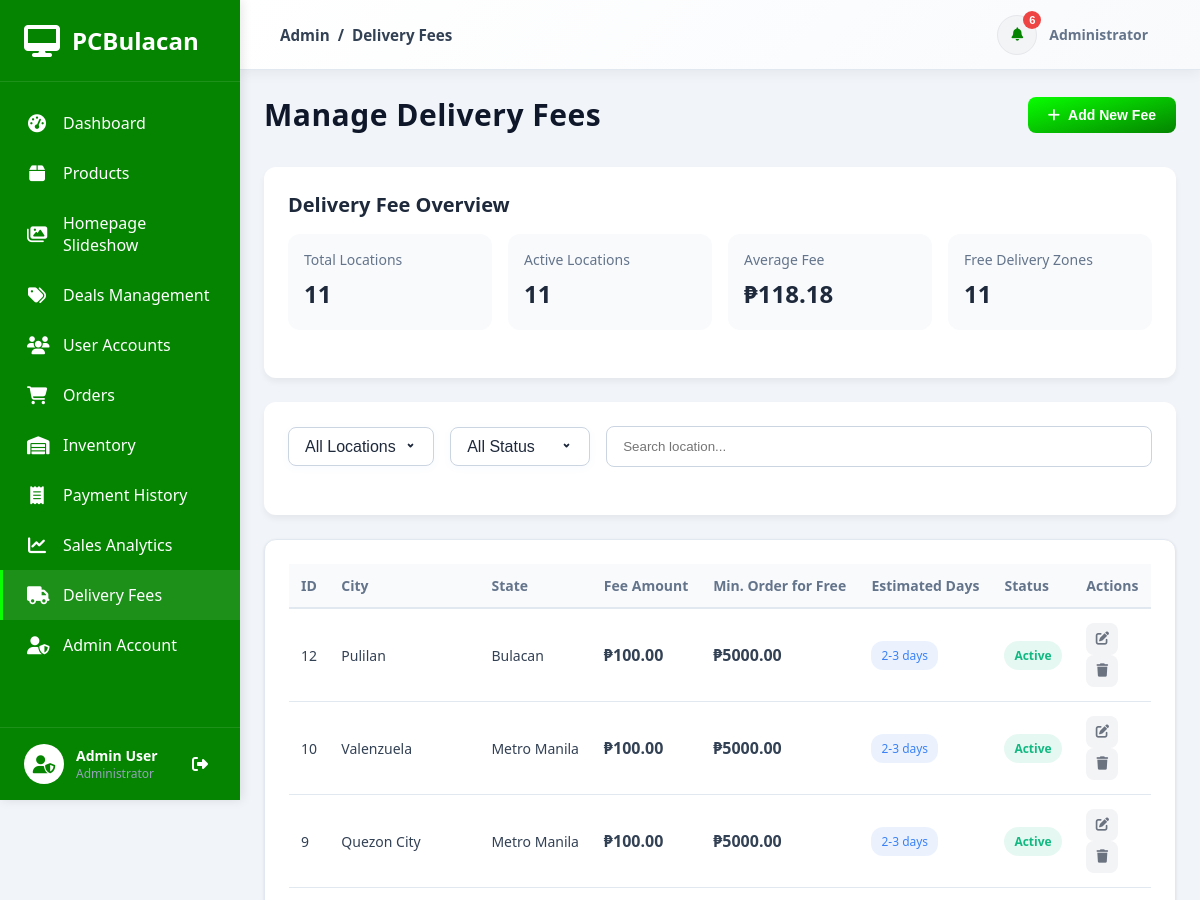
/dashboard/delivery-fees/ (signed in, upper part), run on an earlier commit of the app's database.
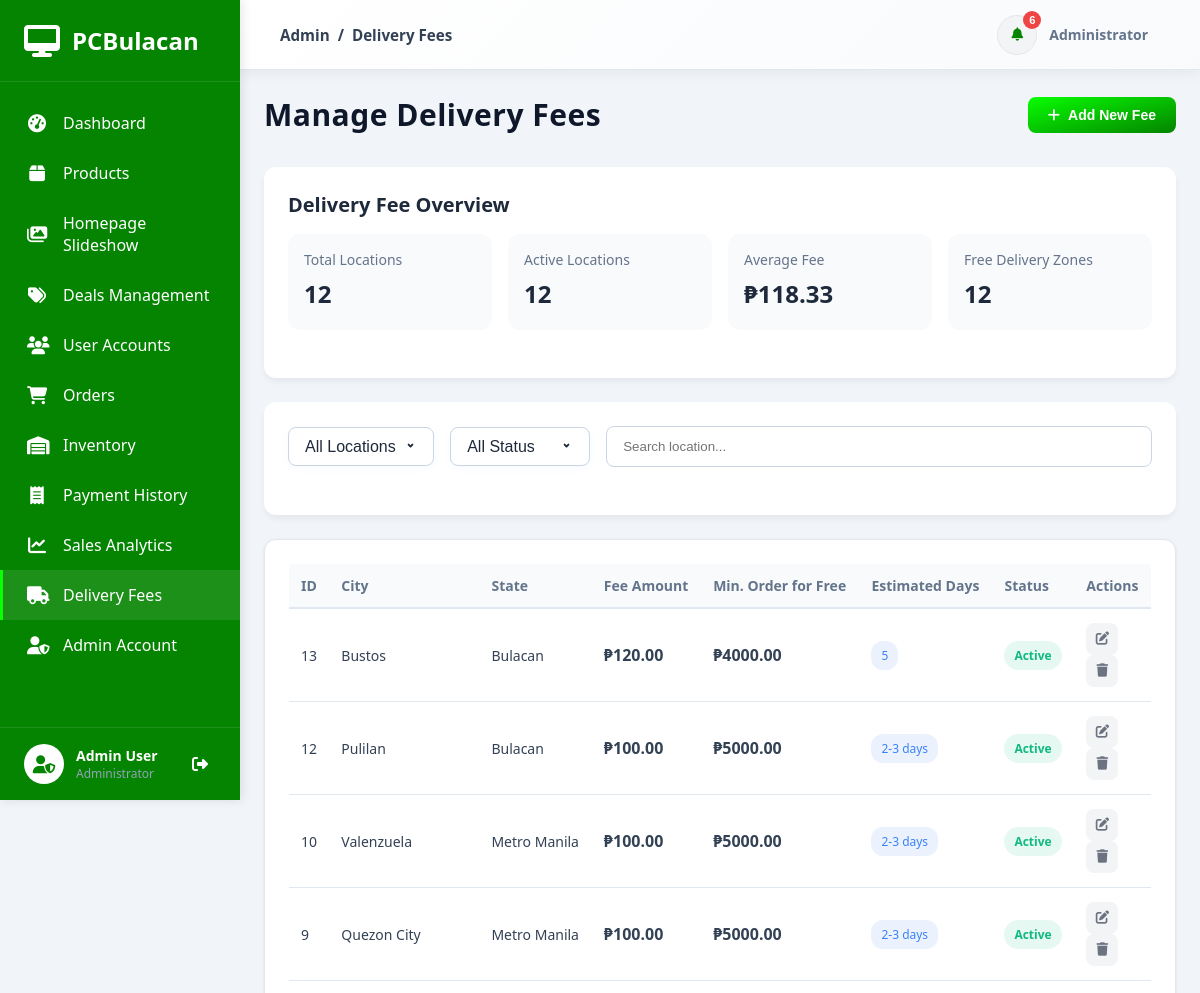
And on a later commit of the database.
### accounts/models.py (models this page shows, shortened)
class User(AbstractUser):
    username = None
    email = models.EmailField(_('email address'), unique=True)
    phone = models.CharField(max_length=20, blank=True, null=True)
    address = models.TextField(blank=True, null=True)
    city = models.CharField(max_length=100, blank=True, null=True)
    state = models.CharField(max_length=100, blank=True, null=True)
    zip_code = models.CharField(max_length=10, blank=True, null=True)
    profile_picture = models.ImageField(upload_to='profile_pictures/', blank=True, null=True)
    USERNAME_FIELD = 'email'
    REQUIRED_FIELDS = ['first_name', 'last_name']
    objects = UserManager()
    class Meta:
        db_table = 'accounts_user'
        verbose_name = 'User'
        verbose_name_plural = 'Users'
        ordering = ['-date_joined']
    def get_full_name(self):
        full_name = f'{self.first_name} {self.last_name}'
        return full_name.strip()

### orders/models.py (models this page shows, shortened)
class DeliveryFee(models.Model):
    city = models.CharField(max_length=100)
    state = models.CharField(max_length=100)
    fee_amount = models.DecimalField(max_digits=10, decimal_places=2)
    min_order_free_delivery = models.DecimalField(max_digits=10, decimal_places=2, default=0.00, help_text="Minimum order amount for free delivery")
    estimated_days = models.CharField(max_length=50, help_text="Estimated delivery time (e.g., '3-5 days')")
    is_available = models.BooleanField(default=True)
    created_at = models.DateTimeField(auto_now_add=True)
    updated_at = models.DateTimeField(auto_now=True)
    class Meta:
        verbose_name = 'Delivery Fee'
        verbose_name_plural = 'Delivery Fees'
        unique_together = ('city', 'state')
        ordering = ['state', 'city']

### dashboard/views.py (the view)
# urls.py: path('delivery-fees/', views.manage_delivery_fees, name='manage_delivery_fees'),
@staff_member_required
def manage_delivery_fees(request):
    from django.db.models import Avg
    total_locations = DeliveryFee.objects.count()
    active_locations = DeliveryFee.objects.filter(is_available=True).count()
    avg_fee = DeliveryFee.objects.aggregate(avg=Avg('fee_amount'))['avg'] or 0
    free_delivery_locations = DeliveryFee.objects.filter(min_order_free_delivery__gt=0).count()
    delivery_fees = DeliveryFee.objects.all().order_by('-id')
    states = DeliveryFee.objects.values_list('state', flat=True).distinct().order_by('state')
    context = {
        'delivery_fees': delivery_fees,
        'total_locations': total_locations,
        'active_locations': active_locations,
        'avg_fee': avg_fee,
        'free_delivery_locations': free_delivery_locations,
        'states': states,
    }
    return render(request, 'dashboard/manage_delivery_fees.html', context)

### orders/context_processors.py (called while the page is built)
def cart_context(request):
    if request.user.is_authenticated:
        cart, created = Cart.objects.get_or_create(user=request.user)
        return {
            'cart': cart,
            'cart_count': cart.unique_items_count  # Count unique products, not total quantity
        }
    return {
        'cart': None,
        'cart_count': 0
    }

### orders/models.py (called while the page is built)
    @property
    def unique_items_count(self):
        return self.items.count()

### templates/dashboard/manage_delivery_fees.html (shortened to what this page needs)
{% extends 'admin_base.html' %}
{% load static %}
{% block content %}
{% include 'includes/admin_sidebar.html' %}
<div class="admin-content">
    {% include 'includes/admin_header.html' with page_title="Delivery Fees" %}
    <div class="dashboard-wrapper">
        <div class="dashboard-header-section">
            <h1 class="dashboard-title">Manage Delivery Fees</h1>
            <button class="btn btn-primary" id="addFeeBtn">
                <i class="fas fa-plus"></i> <strong>Add New Fee</strong>
            </button>
        </div>
        <div class="fee-card">
            <div class="fee-card-header">
                <h2 class="fee-card-title">Delivery Fee Overview</h2>
            </div>
            <div class="fee-stats">
                <div class="stat-item">
                    <span class="stat-label">Total Locations</span>
                    <span class="stat-value">{{ total_locations }}</span>
                </div>
                <div class="stat-item">
                    <span class="stat-label">Active Locations</span>
                    <span class="stat-value">{{ active_locations }}</span>
                </div>
                <div class="stat-item">
                    <span class="stat-label">Average Fee</span>
                    <span class="stat-value">₱{{ avg_fee|floatformat:2 }}</span>
                </div>
                <div class="stat-item">
                    <span class="stat-label">Free Delivery Zones</span>
                    <span class="stat-value">{{ free_delivery_locations }}</span>
                </div>
            </div>
        </div>
        <div class="fee-card">
            <div class="filters-container">
                <div class="filters">
                    <select id="stateFilter" class="form-select">
                        <option value="">All Locations</option>
                    </select>
                    <select id="statusFilter" class="form-select">
                        <option value="">All Status</option>
                    </select>
                </div>
                <div class="search-container">
                    <input type="text" id="searchInput" placeholder="Search location...">
                </div>
            </div>
        </div>
        <div class="dashboard-card">
            <div class="card-body">
                <div class="table-responsive">
                    <table>
                        <thead>
                            <tr>
                                <th>ID</th>
                                <th>City</th>
                                <th>State</th>
                                <th>Fee Amount</th>
                                <th>Min. Order for Free</th>
                                <th>Estimated Days</th>
                                <th>Status</th>
                                <th>Actions</th>
                            </tr>
                        </thead>
                        <tbody id="feesTableBody">
                            {% for fee in delivery_fees %}
                            <tr data-id="{{ fee.id }}" data-city="{{ fee.city|lower }}" data-state="{{ fee.state|lower }}" data-status="{% if fee.is_available %}Active{% else %}Inactive{% endif %}">
                                <td>{{ fee.id }}</td>
                                <td>{{ fee.city }}</td>
                                <td>{{ fee.state }}</td>
                                <td class="fee-amount">₱{{ fee.fee_amount|floatformat:2 }}</td>
                                <td class="min-order">₱{{ fee.min_order_free_delivery|floatformat:2 }}</td>
                                <td><span class="days-badge">{{ fee.estimated_days }}</span></td>
                                <td>
                                    <span class="status-badge status-toggle {% if fee.is_available %}active{% else %}inactive{% endif %}" data-id="{{ fee.id }}">
                                        {% if fee.is_available %}Active{% else %}Inactive{% endif %}
                                    </span>
                                </td>
                                <td>
                                    <button class="btn-icon edit edit-fee" data-id="{{ fee.id }}" title="Edit">
                                        <i class="fas fa-edit"></i>
                                    </button>
                                    <button class="btn-icon delete delete-fee" data-id="{{ fee.id }}" title="Delete">
                                        <i class="fas fa-trash"></i>
                                    </button>
                                </td>
                            </tr>
                            {% empty %}
                            <tr>
                                <td colspan="8" style="text-align: center; padding: 2rem; color: #64748b;">
                                    No delivery fees found.
                                </td>
                            </tr>
                            {% endfor %}
                        </tbody>
                    </table>
                </div>
            </div>
        </div>
    </div>
</div>
{% endblock %}

### templates/admin_base.html (shortened to what this page needs)
{% load static %}
<!DOCTYPE html>
<html lang="en">
<head>
    <link rel="stylesheet" href="https://cdnjs.cloudflare.com/ajax/libs/font-awesome/6.4.0/css/all.min.css">
    <link rel="stylesheet" href="{% static 'css/admin.css' %}">
</head>
<body>
    <div class="admin-layout">
        {% block content %}{% endblock %}
    </div>
</body>
</html>

### templates/includes/admin_sidebar.html (shortened to what this page needs)
{% load static %}
<nav class="admin-sidebar">
    <div class="sidebar-header">
        <div class="logo">
            <i class="fas fa-desktop" style="color: white;"></i>
            <span>PCBulacan</span>
        </div>
    </div>
    <div class="sidebar-menu">
        <a href="{% url 'dashboard:home' %}" class="menu-item {% if request.resolver_match.url_name == 'home' %}active{% endif %}">
            <i class="fas fa-tachometer-alt"></i>
            <span>Dashboard</span>
        </a>
        <a href="{% url 'dashboard:manage_products' %}" class="menu-item ">
            <i class="fas fa-box"></i>
            <span>Products</span>
        </a>
        <a href="{% url 'dashboard:manage_slideshow' %}" class="menu-item {% if request.resolver_match.url_name == 'manage_slideshow' %}active{% endif %}">
            <i class="fas fa-images"></i>
            <span>Homepage Slideshow</span>
        </a>
        <a href="{% url 'dashboard:manage_deals' %}" class="menu-item ">
            <i class="fas fa-tags"></i>
            <span>Deals Management</span>
        </a>
        <a href="{% url 'dashboard:manage_users' %}" class="menu-item {% if request.resolver_match.url_name == 'manage_users' %}active{% endif %}">
            <i class="fas fa-users"></i>
            <span>User Accounts</span>
        </a>
        <a href="{% url 'dashboard:manage_orders' %}" class="menu-item {% if request.resolver_match.url_name == 'manage_orders' %}active{% endif %}">
            <i class="fas fa-shopping-cart"></i>
            <span>Orders</span>
        </a>
        <a href="{% url 'dashboard:inventory_management' %}" class="menu-item {% if request.resolver_match.url_name == 'inventory_management' %}active{% endif %}">
            <i class="fas fa-warehouse"></i>
            <span>Inventory</span>
        </a>
        <a href="{% url 'dashboard:payment_history' %}" class="menu-item {% if request.resolver_match.url_name == 'payment_history' %}active{% endif %}">
            <i class="fas fa-receipt"></i>
            <span>Payment History</span>
        </a>
        <a href="{% url 'dashboard:sales_analytics' %}" class="menu-item {% if request.resolver_match.url_name == 'sales_analytics' %}active{% endif %}">
            <i class="fas fa-chart-line"></i>
            <span>Sales Analytics</span>
        </a>
        <a href="{% url 'dashboard:manage_delivery_fees' %}" class="menu-item {% if request.resolver_match.url_name == 'manage_delivery_fees' %}active{% endif %}">
            <i class="fas fa-truck"></i>
            <span>Delivery Fees</span>
        </a>
        <a href="{% url 'dashboard:admin_account' %}" class="menu-item {% if request.resolver_match.url_name == 'admin_account' %}active{% endif %}">
            <i class="fas fa-user-shield"></i>
            <span>Admin Account</span>
        </a>
    </div>
    <div class="sidebar-footer">
        <div class="user-info">
            <div class="user-avatar">
                <i class="fas fa-user-shield" style="color: #048400;"></i>
            </div>
            <div class="user-details">
                <div class="user-name">{{ user.get_full_name }}</div>
                <div class="user-role">Administrator</div>
            </div>
        </div>
        <a href="{% url 'accounts:logout' %}" class="logout-btn" title="Logout">
            <i class="fas fa-sign-out-alt" style="color: white;"></i>
        </a>
    </div>
</nav>

### templates/includes/admin_header.html (shortened to what this page needs)
{% load static %}
<header class="admin-header">
    <div class="header-left">
        <div class="breadcrumb">
            <a href="/dashboard/">Admin</a>
            <span>/</span>
            <span>{{ page_title|default:"Dashboard" }}</span>
        </div>
    </div>
    <div class="header-right">
        <div class="header-actions">
            <div class="notification-dropdown">
                <button class="notification-btn" id="notificationBtn">
                    <i class="fas fa-bell" style="color: #048400;"></i>
                    <span class="badge" id="notificationBadge">0</span>
                </button>
            </div>
            <div class="admin-profile">
                <div class="profile-info">
                    <span class="role">Administrator</span>
                </div>
            </div>
        </div>
    </div>
</header>

### templates/admin_base.html (style rules this page uses)
body { background: #f1f5f9; margin: 0; padding: 0; overflow-x: hidden; }
.admin-layout { display: flex; min-height: 100vh; position: relative; }
.admin-sidebar { position: fixed; left: 0; top: 0; bottom: 0; width: 260px; height: 100vh; z-index: 1000; background: #1e293b; overflow-y: auto; overflow-x: hidden; }
.admin-content { margin-left: 260px; width: calc(100% - 260px); min-height: 100vh; display: flex; flex-direction: column; box-sizing: border-box; }
.admin-header { position: sticky; top: 0; z-index: 900; width: 100%; }
.dashboard-wrapper { flex: 1; padding: 2rem 2.5rem; background: #f1f5f9; width: 100%; box-sizing: border-box; }
@media (max-width: 1200px) { .admin-sidebar { width: 240px; } }
@media (max-width: 1200px) { .admin-content { margin-left: 240px; width: calc(100% - 240px); } }
@media (max-width: 1200px) { .dashboard-wrapper { padding: 1.5rem; } }

### templates/includes/admin_header.html (style rules this page uses)
.notification-dropdown { position: relative; }
.notification-btn { position: relative; width: 40px; height: 40px; border-radius: 50%; display: flex; align-items: center; justify-content: center; background-color: #f3f4f6; color: #6b7280; border: 1px solid #e5e7eb; cursor: pointer; transition: all 0.3s ease; }
.notification-btn .badge { position: absolute; top: -5px; right: -5px; background-color: #ef4444; color: white; font-size: 0.7rem; font-weight: 600; width: 18px; height: 18px; border-radius: 50%; display: flex; align-items: center; justify-content: center; }

What changed in the data, as far as the page shows it:
added DeliveryFee: id "13", city "Bustos", state "Bulacan", fee_amount "120.00", min_order_free_delivery "4000.00", estimated_days "5", is_available "Active"
Also different on the page:
{{ total_locations }}: "11" → "12"
{{ active_locations }}: "11" → "12"
{{ avg_fee|floatformat:2 }}: "118.18" → "118.33"
{{ free_delivery_locations }}: "11" → "12"
